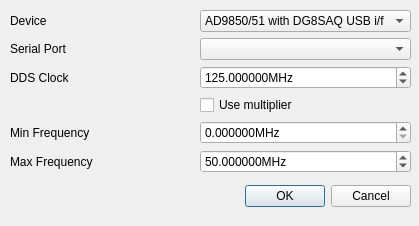
<?xml version="1.0" encoding="UTF-8"?>
<ui version="4.0">
 <class>SettingsDialog</class>
 <widget class="QDialog" name="SettingsDialog">
  <property name="geometry">
   <rect>
    <x>0</x>
    <y>0</y>
    <width>419</width>
    <height>226</height>
   </rect>
  </property>
  <property name="windowTitle">
   <string>Dialog</string>
  </property>
  <widget class="QDialogButtonBox" name="buttonBox">
   <property name="geometry">
    <rect>
     <x>70</x>
     <y>180</y>
     <width>341</width>
     <height>32</height>
    </rect>
   </property>
   <property name="orientation">
    <enum>Qt::Horizontal</enum>
   </property>
   <property name="standardButtons">
    <set>QDialogButtonBox::Cancel|QDialogButtonBox::Ok</set>
   </property>
  </widget>
  <widget class="QWidget" name="gridLayoutWidget">
   <property name="geometry">
    <rect>
     <x>10</x>
     <y>10</y>
     <width>401</width>
     <height>165</height>
    </rect>
   </property>
   <layout class="QGridLayout" name="gridLayout">
    <item row="0" column="1">
     <widget class="QComboBox" name="DeviceComboBox">
      <item>
       <property name="text">
        <string>AD9850/51 with DG8SAQ USB i/f</string>
       </property>
      </item>
      <item>
       <property name="text">
        <string>VNA MAX wiith Serial/USB i/f</string>
       </property>
      </item>
     </widget>
    </item>
    <item row="3" column="1">
     <widget class="QDoubleSpinBox" name="ClockDoubleSpinBox">
      <property name="suffix">
       <string>MHz</string>
      </property>
      <property name="decimals">
       <number>6</number>
      </property>
      <property name="maximum">
       <double>9999.989999999999782</double>
      </property>
      <property name="value">
       <double>125.000000000000000</double>
      </property>
     </widget>
    </item>
    <item row="3" column="0">
     <widget class="QLabel" name="ClockLabel">
      <property name="text">
       <string>DDS Clock</string>
      </property>
     </widget>
    </item>
    <item row="0" column="0">
     <widget class="QLabel" name="DeviceLabel">
      <property name="text">
       <string>Device</string>
      </property>
     </widget>
    </item>
    <item row="1" column="0">
     <widget class="QLabel" name="SerialPortLabel">
      <property name="text">
       <string>Serial Port</string>
      </property>
     </widget>
    </item>
    <item row="1" column="1">
     <widget class="QComboBox" name="SerialComboBox"/>
    </item>
    <item row="5" column="1">
     <widget class="QDoubleSpinBox" name="MinFrequencyDoubleSpinBox">
      <property name="suffix">
       <string>MHz</string>
      </property>
      <property name="decimals">
       <number>6</number>
      </property>
      <property name="maximum">
       <double>9999.989999999999782</double>
      </property>
     </widget>
    </item>
    <item row="6" column="1">
     <widget class="QDoubleSpinBox" name="MaxFrequencyDoubleSpinBox">
      <property name="suffix">
       <string>MHz</string>
      </property>
      <property name="decimals">
       <number>6</number>
      </property>
      <property name="maximum">
       <double>9999.989999999999782</double>
      </property>
      <property name="value">
       <double>50.000000000000000</double>
      </property>
     </widget>
    </item>
    <item row="5" column="0">
     <widget class="QLabel" name="MinFrequencyLabel">
      <property name="text">
       <string>Min Frequency</string>
      </property>
     </widget>
    </item>
    <item row="6" column="0">
     <widget class="QLabel" name="MaxFrequencyLabel">
      <property name="text">
       <string>Max Frequency</string>
      </property>
     </widget>
    </item>
    <item row="4" column="1">
     <widget class="QCheckBox" name="MultiplierCheckBox">
      <property name="text">
       <string>Use multiplier</string>
      </property>
     </widget>
    </item>
   </layout>
  </widget>
 </widget>
 <resources/>
 <connections>
  <connection>
   <sender>buttonBox</sender>
   <signal>accepted()</signal>
   <receiver>SettingsDialog</receiver>
   <slot>accept()</slot>
   <hints>
    <hint type="sourcelabel">
     <x>248</x>
     <y>254</y>
    </hint>
    <hint type="destinationlabel">
     <x>157</x>
     <y>274</y>
    </hint>
   </hints>
  </connection>
  <connection>
   <sender>buttonBox</sender>
   <signal>rejected()</signal>
   <receiver>SettingsDialog</receiver>
   <slot>reject()</slot>
   <hints>
    <hint type="sourcelabel">
     <x>316</x>
     <y>260</y>
    </hint>
    <hint type="destinationlabel">
     <x>286</x>
     <y>274</y>
    </hint>
   </hints>
  </connection>
 </connections>
</ui>
